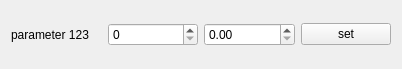
<?xml version="1.0" encoding="UTF-8"?>
<ui version="4.0">
 <class>Form</class>
 <widget class="QWidget" name="Form">
  <property name="geometry">
   <rect>
    <x>0</x>
    <y>0</y>
    <width>402</width>
    <height>69</height>
   </rect>
  </property>
  <property name="windowTitle">
   <string>Form</string>
  </property>
  <layout class="QHBoxLayout" name="horizontalLayout">
   <item>
    <widget class="QLabel" name="label">
     <property name="text">
      <string>parameter 123</string>
     </property>
    </widget>
   </item>
   <item>
    <widget class="QSpinBox" name="spinBox"/>
   </item>
   <item>
    <widget class="QDoubleSpinBox" name="doubleSpinBox"/>
   </item>
   <item>
    <widget class="QPushButton" name="btnSet">
     <property name="text">
      <string>set</string>
     </property>
    </widget>
   </item>
  </layout>
 </widget>
 <resources/>
 <connections/>
</ui>
